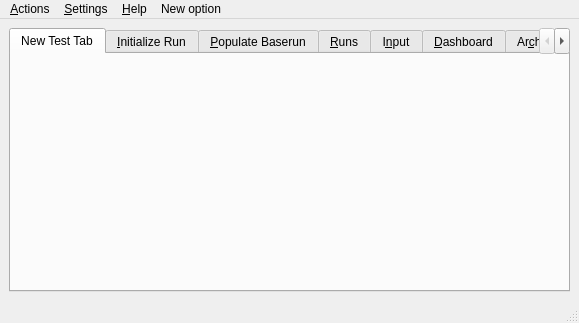
<?xml version="1.0" encoding="UTF-8"?>
<ui version="4.0">
 <class>MainWindow</class>
 <widget class="QMainWindow" name="MainWindow">
  <property name="enabled">
   <bool>true</bool>
  </property>
  <property name="geometry">
   <rect>
    <x>0</x>
    <y>0</y>
    <width>579</width>
    <height>323</height>
   </rect>
  </property>
  <property name="sizePolicy">
   <sizepolicy hsizetype="Expanding" vsizetype="Expanding">
    <horstretch>0</horstretch>
    <verstretch>0</verstretch>
   </sizepolicy>
  </property>
  <property name="windowTitle">
   <string>SOLPS-ITER-Custom-UI</string>
  </property>
  <widget class="QWidget" name="centralwidget">
   <layout class="QHBoxLayout" name="horizontalLayout">
    <item>
     <widget class="QTabWidget" name="tabWidget">
      <property name="sizePolicy">
       <sizepolicy hsizetype="Expanding" vsizetype="Expanding">
        <horstretch>0</horstretch>
        <verstretch>0</verstretch>
       </sizepolicy>
      </property>
      <property name="currentIndex">
       <number>0</number>
      </property>
      <widget class="QWidget" name="NewTestTab">
       <attribute name="title">
        <string>New Test Tab</string>
       </attribute>
      </widget>
      <widget class="QWidget" name="tab">
       <attribute name="title">
        <string>&amp;Initialize Run</string>
       </attribute>
       <layout class="QGridLayout" name="gridLayout_2">
        <item row="2" column="0" colspan="2">
         <widget class="QLabel" name="label_2">
          <property name="text">
           <string>Sequence name:</string>
          </property>
         </widget>
        </item>
        <item row="2" column="2">
         <widget class="QLineEdit" name="lineEditSequenceName">
          <property name="text">
           <string>test</string>
          </property>
         </widget>
        </item>
        <item row="2" column="3" rowspan="4">
         <widget class="QPlainTextEdit" name="plainTextEditScript">
          <property name="enabled">
           <bool>false</bool>
          </property>
          <property name="plainText">
           <string>for i in range(10):
   print(&quot;run_%02d&quot; % i)</string>
          </property>
         </widget>
        </item>
        <item row="5" column="0" colspan="3">
         <widget class="QLabel" name="label_4">
          <property name="text">
           <string>Sequence description</string>
          </property>
         </widget>
        </item>
        <item row="6" column="0" colspan="4">
         <widget class="QPlainTextEdit" name="plainTextEdit">
          <property name="plainText">
           <string>This defines the directory structure ${SOLPS_ROOT}/runs/test and optional one or multiple levels of parameter scan subdirectories.</string>
          </property>
         </widget>
        </item>
        <item row="0" column="0">
         <widget class="QLabel" name="label">
          <property name="text">
           <string>Device template:</string>
          </property>
         </widget>
        </item>
        <item row="0" column="3">
         <widget class="QCommandLinkButton" name="initializeRuns">
          <property name="text">
           <string>Initialize Run(s)</string>
          </property>
         </widget>
        </item>
        <item row="3" column="0">
         <widget class="QCheckBox" name="checkBoxParameterScan">
          <property name="text">
           <string>Parameter scan</string>
          </property>
         </widget>
        </item>
        <item row="3" column="2">
         <widget class="QLabel" name="label_5">
          <property name="text">
           <string>Sequence script:</string>
          </property>
         </widget>
        </item>
        <item row="0" column="1" colspan="2">
         <widget class="QComboBox" name="comboBox">
          <property name="currentText" stdset="0">
           <string>ITER</string>
          </property>
          <item>
           <property name="text">
            <string>ITER</string>
           </property>
          </item>
          <item>
           <property name="text">
            <string>AUG</string>
           </property>
          </item>
          <item>
           <property name="text">
            <string>JET</string>
           </property>
          </item>
          <item>
           <property name="text">
            <string>COMPASS</string>
           </property>
          </item>
          <item>
           <property name="text">
            <string>MAST-U</string>
           </property>
          </item>
         </widget>
        </item>
       </layout>
      </widget>
      <widget class="QWidget" name="tab_2">
       <attribute name="title">
        <string>&amp;Populate Baserun</string>
       </attribute>
       <layout class="QGridLayout" name="gridLayout_3">
        <item row="0" column="0">
         <widget class="QGroupBox" name="groupBox">
          <property name="title">
           <string>Step 1</string>
          </property>
          <widget class="QPushButton" name="pushButton">
           <property name="geometry">
            <rect>
             <x>10</x>
             <y>30</y>
             <width>101</width>
             <height>31</height>
            </rect>
           </property>
           <property name="text">
            <string>Run DivGeo</string>
           </property>
          </widget>
         </widget>
        </item>
        <item row="0" column="1" colspan="2">
         <widget class="QGroupBox" name="groupBox_2">
          <property name="title">
           <string>Step 2</string>
          </property>
          <widget class="QPushButton" name="pushButton_2">
           <property name="geometry">
            <rect>
             <x>70</x>
             <y>30</y>
             <width>111</width>
             <height>31</height>
            </rect>
           </property>
           <property name="text">
            <string>Create Mesh</string>
           </property>
          </widget>
          <widget class="QComboBox" name="comboBox_2">
           <property name="geometry">
            <rect>
             <x>120</x>
             <y>70</y>
             <width>72</width>
             <height>22</height>
            </rect>
           </property>
           <item>
            <property name="text">
             <string>Carre</string>
            </property>
           </item>
           <item>
            <property name="text">
             <string>Carre2</string>
            </property>
           </item>
          </widget>
          <widget class="QLabel" name="label_6">
           <property name="geometry">
            <rect>
             <x>10</x>
             <y>70</y>
             <width>101</width>
             <height>21</height>
            </rect>
           </property>
           <property name="text">
            <string>Mesh generator</string>
           </property>
          </widget>
         </widget>
        </item>
        <item row="0" column="3">
         <widget class="QGroupBox" name="groupBox_3">
          <property name="title">
           <string>Step 3</string>
          </property>
          <widget class="QPushButton" name="pushButton_3">
           <property name="geometry">
            <rect>
             <x>20</x>
             <y>30</y>
             <width>81</width>
             <height>31</height>
            </rect>
           </property>
           <property name="text">
            <string>Run UINP</string>
           </property>
          </widget>
         </widget>
        </item>
        <item row="1" column="0" rowspan="3" colspan="2">
         <widget class="QGroupBox" name="groupBox_4">
          <property name="title">
           <string>EIRENE</string>
          </property>
          <widget class="QPushButton" name="pushButton_4">
           <property name="geometry">
            <rect>
             <x>10</x>
             <y>40</y>
             <width>81</width>
             <height>22</height>
            </rect>
           </property>
           <property name="text">
            <string>Run TRIA</string>
           </property>
          </widget>
          <widget class="QPushButton" name="pushButton_5">
           <property name="geometry">
            <rect>
             <x>110</x>
             <y>40</y>
             <width>101</width>
             <height>22</height>
            </rect>
           </property>
           <property name="text">
            <string>Check Mesh</string>
           </property>
          </widget>
          <widget class="QCheckBox" name="checkBox">
           <property name="geometry">
            <rect>
             <x>50</x>
             <y>-1</y>
             <width>85</width>
             <height>16</height>
            </rect>
           </property>
           <property name="text">
            <string>Enable</string>
           </property>
          </widget>
         </widget>
        </item>
        <item row="1" column="2" colspan="2">
         <widget class="QPushButton" name="pushButton_6">
          <property name="text">
           <string>Transport coefficients</string>
          </property>
         </widget>
        </item>
        <item row="2" column="2" colspan="2">
         <widget class="QPushButton" name="pushButton_7">
          <property name="text">
           <string>Boundary Conditions</string>
          </property>
         </widget>
        </item>
        <item row="3" column="2">
         <widget class="QLabel" name="label_3">
          <property name="text">
           <string>Topology:</string>
          </property>
         </widget>
        </item>
        <item row="3" column="3">
         <widget class="QComboBox" name="comboBox_3">
          <item>
           <property name="text">
            <string>Single Null</string>
           </property>
          </item>
          <item>
           <property name="text">
            <string>Double Null</string>
           </property>
          </item>
         </widget>
        </item>
       </layout>
      </widget>
      <widget class="QWidget" name="tab_Runs">
       <attribute name="title">
        <string>&amp;Runs</string>
       </attribute>
       <layout class="QGridLayout" name="gridLayout_4">
        <item row="0" column="3">
         <widget class="QPushButton" name="pushButton_Stop">
          <property name="enabled">
           <bool>false</bool>
          </property>
          <property name="text">
           <string>Stop</string>
          </property>
         </widget>
        </item>
        <item row="0" column="4">
         <widget class="QPushButton" name="pushButton_Edit">
          <property name="enabled">
           <bool>false</bool>
          </property>
          <property name="text">
           <string>Edit</string>
          </property>
         </widget>
        </item>
        <item row="3" column="0" colspan="5">
         <widget class="QTreeView" name="treeViewRuns">
          <property name="dragEnabled">
           <bool>false</bool>
          </property>
          <property name="alternatingRowColors">
           <bool>true</bool>
          </property>
          <property name="textElideMode">
           <enum>Qt::ElideRight</enum>
          </property>
         </widget>
        </item>
        <item row="0" column="0">
         <widget class="QPushButton" name="pushButton_8">
          <property name="text">
           <string>Import</string>
          </property>
         </widget>
        </item>
        <item row="0" column="1">
         <widget class="QPushButton" name="pushButton_Archive">
          <property name="enabled">
           <bool>false</bool>
          </property>
          <property name="text">
           <string>Archive</string>
          </property>
         </widget>
        </item>
        <item row="0" column="2">
         <widget class="QPushButton" name="pushButton_Run">
          <property name="enabled">
           <bool>false</bool>
          </property>
          <property name="text">
           <string>Run</string>
          </property>
         </widget>
        </item>
        <item row="2" column="2" colspan="2">
         <widget class="QLineEdit" name="lineEditRunFilter">
          <property name="text">
           <string/>
          </property>
         </widget>
        </item>
        <item row="2" column="0">
         <widget class="QComboBox" name="comboBoxRunFilterType"/>
        </item>
        <item row="2" column="4">
         <widget class="QPushButton" name="pushButton_Filter">
          <property name="text">
           <string>Filter</string>
          </property>
         </widget>
        </item>
        <item row="2" column="1">
         <widget class="QCheckBox" name="filterCaseSensitivityCheckBox">
          <property name="text">
           <string>Case sensitive filter</string>
          </property>
         </widget>
        </item>
       </layout>
      </widget>
      <widget class="QWidget" name="tab_Input">
       <attribute name="title">
        <string>I&amp;nput</string>
       </attribute>
       <layout class="QGridLayout" name="gridLayout_7">
        <item row="0" column="0">
         <widget class="SolpsInput" name="solpsinput"/>
        </item>
       </layout>
      </widget>
      <widget class="QWidget" name="tab_4">
       <attribute name="title">
        <string>&amp;Dashboard</string>
       </attribute>
       <widget class="QPushButton" name="pushButton_9">
        <property name="geometry">
         <rect>
          <x>90</x>
          <y>200</y>
          <width>71</width>
          <height>21</height>
         </rect>
        </property>
        <property name="text">
         <string>Plot</string>
        </property>
       </widget>
       <widget class="Tcsh" name="tcsh">
        <property name="geometry">
         <rect>
          <x>340</x>
          <y>10</y>
          <width>180</width>
          <height>121</height>
         </rect>
        </property>
        <property name="font">
         <font>
          <pointsize>7</pointsize>
         </font>
        </property>
        <property name="solpsTop" stdset="0">
         <string/>
        </property>
       </widget>
       <widget class="QPushButton" name="pushButton_10">
        <property name="geometry">
         <rect>
          <x>440</x>
          <y>140</y>
          <width>80</width>
          <height>23</height>
         </rect>
        </property>
        <property name="text">
         <string>Run tcsh</string>
        </property>
       </widget>
       <widget class="QLineEdit" name="lineEdit">
        <property name="geometry">
         <rect>
          <x>340</x>
          <y>140</y>
          <width>91</width>
          <height>23</height>
         </rect>
        </property>
        <property name="text">
         <string>itersubmit</string>
        </property>
       </widget>
       <widget class="QLabel" name="label_7">
        <property name="geometry">
         <rect>
          <x>340</x>
          <y>160</y>
          <width>201</width>
          <height>41</height>
         </rect>
        </property>
        <property name="text">
         <string>Please select current run in the Runs tab.</string>
        </property>
        <property name="wordWrap">
         <bool>true</bool>
        </property>
       </widget>
       <widget class="Gnuplot" name="gnuplot">
        <property name="geometry">
         <rect>
          <x>10</x>
          <y>10</y>
          <width>321</width>
          <height>181</height>
         </rect>
        </property>
        <property name="runDir" stdset="0">
         <string>/home/ITER/kosl/solps-iter/runs/AUG_16151_D/run1</string>
        </property>
        <property name="solpsPlotCommand" stdset="0">
         <string>energy_analysis</string>
        </property>
       </widget>
       <widget class="SolpsPlots" name="solpsplots">
        <property name="geometry">
         <rect>
          <x>170</x>
          <y>200</y>
          <width>381</width>
          <height>21</height>
         </rect>
        </property>
        <property name="currentIndex">
         <number>-1</number>
        </property>
       </widget>
       <widget class="Director" name="director">
        <property name="geometry">
         <rect>
          <x>10</x>
          <y>200</y>
          <width>71</width>
          <height>21</height>
         </rect>
        </property>
        <property name="toolTip">
         <string>Director for emiting selected run</string>
        </property>
        <property name="whatsThis">
         <string>This widget receives a selected run and directs    it further in various ways depending on the Check state.   </string>
        </property>
        <property name="text">
         <string>Director</string>
        </property>
       </widget>
      </widget>
      <widget class="QWidget" name="tab_5">
       <attribute name="title">
        <string>Ar&amp;chive</string>
       </attribute>
       <layout class="QGridLayout" name="gridLayout_5">
        <item row="0" column="1">
         <spacer name="horizontalSpacer">
          <property name="orientation">
           <enum>Qt::Horizontal</enum>
          </property>
          <property name="sizeHint" stdset="0">
           <size>
            <width>40</width>
            <height>20</height>
           </size>
          </property>
         </spacer>
        </item>
        <item row="0" column="0">
         <widget class="QPushButton" name="pushButton_Restore">
          <property name="enabled">
           <bool>false</bool>
          </property>
          <property name="text">
           <string>Restore</string>
          </property>
         </widget>
        </item>
        <item row="1" column="0" colspan="2">
         <widget class="QTreeView" name="treeViewArchive"/>
        </item>
       </layout>
      </widget>
      <widget class="QWidget" name="tab_6">
       <attribute name="title">
        <string>&amp;Log</string>
       </attribute>
       <layout class="QGridLayout" name="gridLayout_6">
        <item row="0" column="0">
         <widget class="QPlainTextEdit" name="plainTextEdit_Log">
          <property name="enabled">
           <bool>true</bool>
          </property>
          <property name="acceptDrops">
           <bool>false</bool>
          </property>
          <property name="autoFillBackground">
           <bool>false</bool>
          </property>
          <property name="lineWrapMode">
           <enum>QPlainTextEdit::WidgetWidth</enum>
          </property>
          <property name="readOnly">
           <bool>true</bool>
          </property>
          <property name="placeholderText" stdset="0">
           <string notr="true"/>
          </property>
         </widget>
        </item>
       </layout>
      </widget>
     </widget>
    </item>
   </layout>
  </widget>
  <widget class="QStatusBar" name="statusbar"/>
  <widget class="QMenuBar" name="menubar">
   <property name="geometry">
    <rect>
     <x>0</x>
     <y>0</y>
     <width>579</width>
     <height>22</height>
    </rect>
   </property>
   <widget class="QMenu" name="menuFile">
    <property name="title">
     <string>&amp;Actions</string>
    </property>
    <addaction name="actionExit"/>
   </widget>
   <widget class="QMenu" name="menuSettings">
    <property name="title">
     <string>&amp;Settings</string>
    </property>
    <addaction name="actionRuns"/>
    <addaction name="actionPreferences"/>
   </widget>
   <widget class="QMenu" name="menu_Help">
    <property name="title">
     <string>&amp;Help</string>
    </property>
    <addaction name="actionAbout"/>
    <addaction name="actionAbout_Qt"/>
   </widget>
   <widget class="QMenu" name="menuNew_option">
    <property name="title">
     <string>New option</string>
    </property>
   </widget>
   <addaction name="menuFile"/>
   <addaction name="menuSettings"/>
   <addaction name="menu_Help"/>
   <addaction name="menuNew_option"/>
  </widget>
  <action name="actionExit">
   <property name="text">
    <string>E&amp;xit</string>
   </property>
   <property name="shortcut">
    <string>Ctrl+Q</string>
   </property>
  </action>
  <action name="actionRuns">
   <property name="text">
    <string>&amp;Runs</string>
   </property>
  </action>
  <action name="actionAbout">
   <property name="text">
    <string>About</string>
   </property>
  </action>
  <action name="actionAbout_Qt">
   <property name="text">
    <string>About Qt</string>
   </property>
  </action>
  <action name="actionPreferences">
   <property name="text">
    <string>Preferences</string>
   </property>
  </action>
 </widget>
 <customwidgets>
  <customwidget>
   <class>Director</class>
   <extends>QCheckBox</extends>
   <header>director</header>
  </customwidget>
  <customwidget>
   <class>Gnuplot</class>
   <extends>QLabel</extends>
   <header>gnuplot</header>
  </customwidget>
  <customwidget>
   <class>SolpsInput</class>
   <extends>QTabWidget</extends>
   <header>solpsinput</header>
   <container>1</container>
  </customwidget>
  <customwidget>
   <class>SolpsPlots</class>
   <extends>QComboBox</extends>
   <header>solpsplots</header>
  </customwidget>
  <customwidget>
   <class>Tcsh</class>
   <extends>QPlainTextEdit</extends>
   <header>tcsh</header>
  </customwidget>
 </customwidgets>
 <resources/>
 <connections>
  <connection>
   <sender>actionExit</sender>
   <signal>triggered()</signal>
   <receiver>MainWindow</receiver>
   <slot>close()</slot>
   <hints>
    <hint type="sourcelabel">
     <x>-1</x>
     <y>-1</y>
    </hint>
    <hint type="destinationlabel">
     <x>299</x>
     <y>186</y>
    </hint>
   </hints>
  </connection>
  <connection>
   <sender>pushButton_10</sender>
   <signal>clicked()</signal>
   <receiver>tcsh</receiver>
   <slot>executeTcshCommand()</slot>
   <hints>
    <hint type="sourcelabel">
     <x>498</x>
     <y>216</y>
    </hint>
    <hint type="destinationlabel">
     <x>416</x>
     <y>142</y>
    </hint>
   </hints>
  </connection>
  <connection>
   <sender>lineEdit</sender>
   <signal>textChanged(QString)</signal>
   <receiver>tcsh</receiver>
   <slot>setTcshCommand(QString)</slot>
   <hints>
    <hint type="sourcelabel">
     <x>429</x>
     <y>216</y>
    </hint>
    <hint type="destinationlabel">
     <x>382</x>
     <y>158</y>
    </hint>
   </hints>
  </connection>
  <connection>
   <sender>tcsh</sender>
   <signal>solpsTopChanged(QString)</signal>
   <receiver>label_7</receiver>
   <slot>setText(QString)</slot>
   <hints>
    <hint type="sourcelabel">
     <x>366</x>
     <y>184</y>
    </hint>
    <hint type="destinationlabel">
     <x>361</x>
     <y>251</y>
    </hint>
   </hints>
  </connection>
  <connection>
   <sender>pushButton_9</sender>
   <signal>clicked()</signal>
   <receiver>gnuplot</receiver>
   <slot>executeSolpsPlotCommand()</slot>
   <hints>
    <hint type="sourcelabel">
     <x>171</x>
     <y>276</y>
    </hint>
    <hint type="destinationlabel">
     <x>110</x>
     <y>162</y>
    </hint>
   </hints>
  </connection>
  <connection>
   <sender>solpsplots</sender>
   <signal>editTextChanged(QString)</signal>
   <receiver>gnuplot</receiver>
   <slot>setSolpsPlotCommand(QString)</slot>
   <hints>
    <hint type="sourcelabel">
     <x>361</x>
     <y>274</y>
    </hint>
    <hint type="destinationlabel">
     <x>181</x>
     <y>158</y>
    </hint>
   </hints>
  </connection>
  <connection>
   <sender>solpsplots</sender>
   <signal>returnPressed()</signal>
   <receiver>gnuplot</receiver>
   <slot>executeSolpsPlotCommand()</slot>
   <hints>
    <hint type="sourcelabel">
     <x>405</x>
     <y>274</y>
    </hint>
    <hint type="destinationlabel">
     <x>216</x>
     <y>159</y>
    </hint>
   </hints>
  </connection>
  <connection>
   <sender>director</sender>
   <signal>rundir_passthrough(QString)</signal>
   <receiver>gnuplot</receiver>
   <slot>setRundir(QString)</slot>
   <hints>
    <hint type="sourcelabel">
     <x>64</x>
     <y>267</y>
    </hint>
    <hint type="destinationlabel">
     <x>80</x>
     <y>214</y>
    </hint>
   </hints>
  </connection>
  <connection>
   <sender>director</sender>
   <signal>rundir_passthrough(QString)</signal>
   <receiver>tcsh</receiver>
   <slot>setRundir(QString)</slot>
   <hints>
    <hint type="sourcelabel">
     <x>39</x>
     <y>266</y>
    </hint>
    <hint type="destinationlabel">
     <x>491</x>
     <y>141</y>
    </hint>
   </hints>
  </connection>
  <connection>
   <sender>director</sender>
   <signal>rundir_checktrigger()</signal>
   <receiver>solpsplots</receiver>
   <slot>triggerTextChanged()</slot>
   <hints>
    <hint type="sourcelabel">
     <x>91</x>
     <y>276</y>
    </hint>
    <hint type="destinationlabel">
     <x>266</x>
     <y>261</y>
    </hint>
   </hints>
  </connection>
  <connection>
   <sender>director</sender>
   <signal>rundir_passthrough(QString)</signal>
   <receiver>label_7</receiver>
   <slot>setText(QString)</slot>
   <hints>
    <hint type="sourcelabel">
     <x>68</x>
     <y>275</y>
    </hint>
    <hint type="destinationlabel">
     <x>531</x>
     <y>233</y>
    </hint>
   </hints>
  </connection>
 </connections>
</ui>
